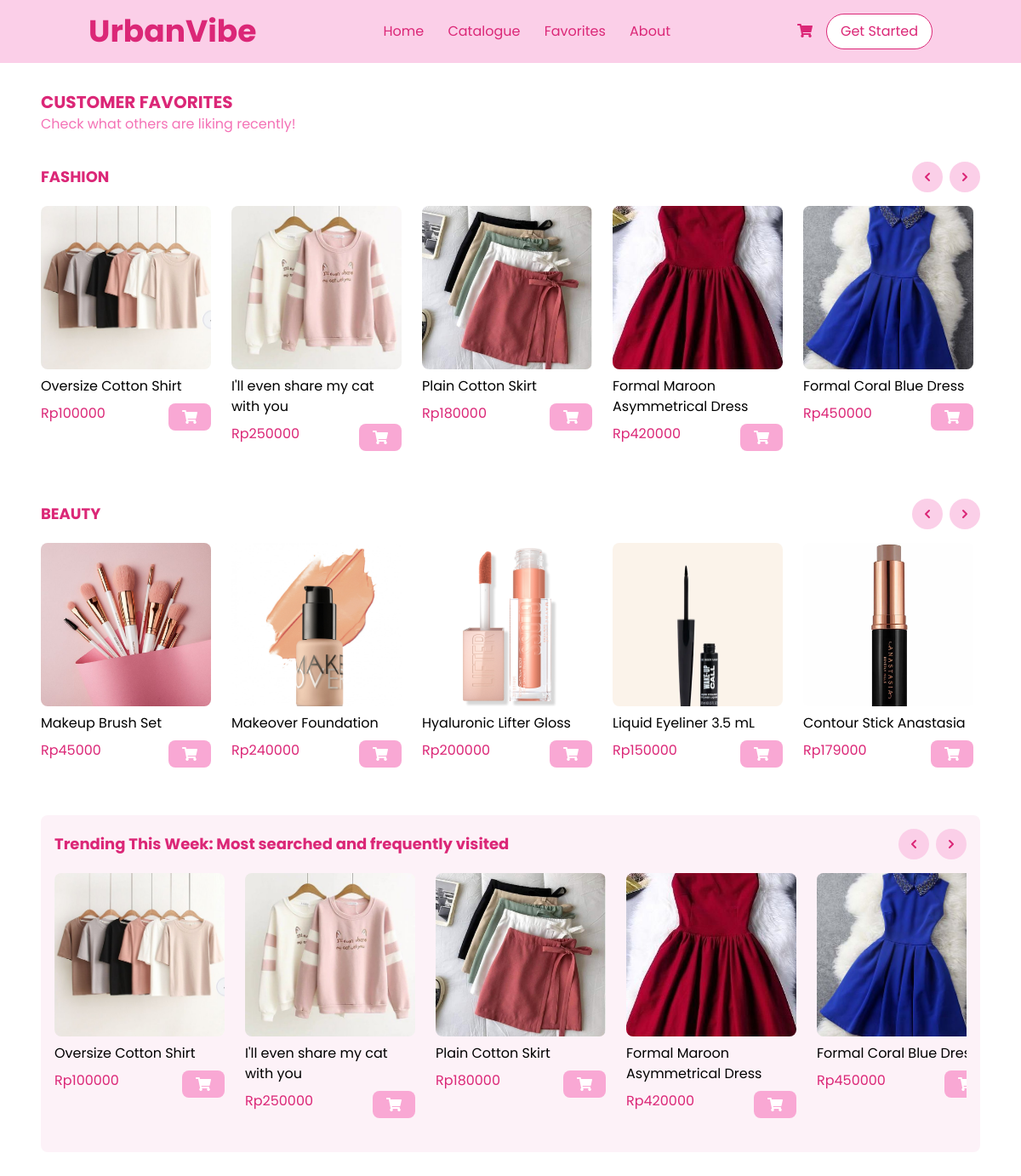
The app's page /favorites/ with its own data.
### WebPage/models.py (models this page shows, shortened)
class Product(models.Model):
    product_id = models.AutoField(primary_key=True)
    name = models.CharField(max_length=255)
    description = models.TextField()
    price = models.PositiveIntegerField()
    stock = models.PositiveIntegerField()
    class Meta:
        abstract = True

class Fashion(Product):
    sub_category = models.CharField(max_length=20, choices=FashionSubCategory.choices)
    color = MultiSelectField(choices=COLOR_CHOICES, max_length=100)  # Allows multiple colors
    size = MultiSelectField(choices=SIZE_CHOICES, max_length=50)  # Allows multiple sizes
    fashion_type = models.CharField(max_length=15, null=True, blank=True, choices=FashionType.choices)

class ProductImage(models.Model):
    fashion = models.ForeignKey(Fashion, on_delete=models.CASCADE, related_name='images', null=True, blank=True)
    beauty = models.ForeignKey(Beauty, on_delete=models.CASCADE, related_name='images', null=True, blank=True)
    accessories = models.ForeignKey(Accessories, on_delete=models.CASCADE, related_name='images', null=True, blank=True)
    image = models.ImageField(upload_to='product_images/')

class Beauty(Product):
    class BeautyType(models.TextChoices):
        FACE = "Face", "Face"
        EYE = "Eye", "Eye"
        LIPS = "Lips", "Lips"
    makeup_type = models.CharField(max_length=20, choices=BeautyType.choices)

### WebPage/views.py (the view)
# urls.py: path('favorites/', views.favorites, name='favorites'),
def favorites(request):
    fashion_products = Fashion.objects.order_by('-product_id')[:8]
    beauty_products = Beauty.objects.order_by('-product_id')[:8]
    trending_fashion = Fashion.objects.order_by('-product_id')[:5]
    trending_beauty = Beauty.objects.order_by('-product_id')[:3]
    trending_products = list(trending_fashion) + list(trending_beauty)
    for product in fashion_products:
        if not product.images.exists():
            ProductImage.objects.create(
                fashion=product,
                image='product_images/placeholder.jpg'
            )
    for product in beauty_products:
        if not product.images.exists():
            ProductImage.objects.create(
                beauty=product,
                image='product_images/placeholder.jpg'
            )
    context = {
        'fashion_products': fashion_products,
        'beauty_products': beauty_products,
        'trending_products': trending_products,
    }
    return render(request, 'WebPage/favorites.html', context)

### templates/WebPage/favorites.html (shortened to what this page needs)
{% extends 'base.html' %}
{% load static %}
{% block content %}
<main class="p-8">
    <section>
        <h2 class="text-xl font-bold text-pink-600">CUSTOMER FAVORITES</h2>
        <p class="text-pink-400">Check what others are liking recently!</p>
    </section>
    <section class="mt-8">
        <div class="flex items-center justify-between">
            <h3 class="text-lg font-bold text-pink-600">FASHION</h3>
            <div class="flex space-x-2">
                <button id="fashion-prev" class="bg-pink-200 hover:bg-pink-300 text-pink-600 p-2 rounded-full">
                    <svg xmlns="http://www.w3.org/2000/svg" class="h-5 w-5" viewBox="0 0 20 20" fill="currentColor">
                        <path fill-rule="evenodd" d="M12.707 5.293a1 1 0 010 1.414L9.414 10l3.293 3.293a1 1 0 01-1.414 1.414l-4-4a1 1 0 010-1.414l4-4a1 1 0 011.414 0z" clip-rule="evenodd" />
                    </svg>
                </button>
                <button id="fashion-next" class="bg-pink-200 hover:bg-pink-300 text-pink-600 p-2 rounded-full">
                    <svg xmlns="http://www.w3.org/2000/svg" class="h-5 w-5" viewBox="0 0 20 20" fill="currentColor">
                        <path fill-rule="evenodd" d="M7.293 14.707a1 1 0 010-1.414L10.586 10 7.293 6.707a1 1 0 011.414-1.414l4 4a1 1 0 010 1.414l-4 4a1 1 0 01-1.414 0z" clip-rule="evenodd" />
                    </svg>
                </button>
            </div>
        </div>
        <div class="mt-4 relative">
            <div id="fashion-slider" class="flex overflow-x-scroll pb-6 hide-scrollbar">
                <div class="flex flex-nowrap space-x-6">
                    {% for product in fashion_products %}
                    <div class="inline-block min-w-[200px]">
                        {% if product.images.first %}
                        <img class="w-full h-48 object-cover rounded-lg" src="{{ product.images.first.image.url }}" alt="{{ product.name }}">
                        {% else %}
                        <div class="w-full h-48 bg-gray-200 rounded-lg flex items-center justify-center">
                            <span class="text-gray-500">No image available</span>
                        </div>
                        {% endif %}
                        <h4 class="mt-2">{{ product.name }}</h4>
                        <div class="flex justify-between items-center">
                            <p class="text-pink-600">Rp{{ product.price }}</p>
                            <button class="mt-2 bg-pink-300 text-white py-2 px-4 rounded-lg flex items-center justify-center">
                                <i class="fas fa-shopping-cart"></i>
                            </button>
                        </div>
                    </div>
                    {% empty %}
                    <p>No fashion products available.</p>
                    {% endfor %}
                </div>
            </div>
        </div>
    </section>
    <section class="mt-8">
        <div class="flex items-center justify-between">
            <h3 class="text-lg font-bold text-pink-600">BEAUTY</h3>
            <div class="flex space-x-2">
                <button id="beauty-prev" class="bg-pink-200 hover:bg-pink-300 text-pink-600 p-2 rounded-full">
                    <svg xmlns="http://www.w3.org/2000/svg" class="h-5 w-5" viewBox="0 0 20 20" fill="currentColor">
                        <path fill-rule="evenodd" d="M12.707 5.293a1 1 0 010 1.414L9.414 10l3.293 3.293a1 1 0 01-1.414 1.414l-4-4a1 1 0 010-1.414l4-4a1 1 0 011.414 0z" clip-rule="evenodd" />
                    </svg>
                </button>
                <button id="beauty-next" class="bg-pink-200 hover:bg-pink-300 text-pink-600 p-2 rounded-full">
                    <svg xmlns="http://www.w3.org/2000/svg" class="h-5 w-5" viewBox="0 0 20 20" fill="currentColor">
                        <path fill-rule="evenodd" d="M7.293 14.707a1 1 0 010-1.414L10.586 10 7.293 6.707a1 1 0 011.414-1.414l4 4a1 1 0 010 1.414l-4 4a1 1 0 01-1.414 0z" clip-rule="evenodd" />
                    </svg>
                </button>
            </div>
        </div>
        <div class="mt-4 relative">
            <div id="beauty-slider" class="flex overflow-x-scroll pb-6 hide-scrollbar">
                <div class="flex flex-nowrap space-x-6">
                    {% for product in beauty_products %}
                    <div class="inline-block min-w-[200px]">
                        {% if product.images.first %}
                        <img class="w-full h-48 object-cover rounded-lg" src="{{ product.images.first.image.url }}" alt="{{ product.name }}">
                        {% else %}
                        <div class="w-full h-48 bg-gray-200 rounded-lg flex items-center justify-center">
                            <span class="text-gray-500">No image available</span>
                        </div>
                        {% endif %}
                        <h4 class="mt-2">{{ product.name }}</h4>
                        <div class="flex justify-between items-center">
                            <p class="text-pink-600">Rp{{ product.price }}</p>
                            <button class="mt-2 bg-pink-300 text-white py-2 px-4 rounded-lg flex items-center justify-center">
                                <i class="fas fa-shopping-cart"></i>
                            </button>
                        </div>
                    </div>
                    {% empty %}
                    <p>No beauty products available.</p>
                    {% endfor %}
                </div>
            </div>
        </div>
    </section>
    <section class="mt-8 bg-pink-50 p-4 rounded-lg">
        <div class="flex items-center justify-between">
            <h3 class="text-lg font-bold text-pink-600">Trending This Week: Most searched and frequently visited</h3>
            <div class="flex space-x-2">
                <button id="trending-prev" class="bg-pink-200 hover:bg-pink-300 text-pink-600 p-2 rounded-full">
                    <svg xmlns="http://www.w3.org/2000/svg" class="h-5 w-5" viewBox="0 0 20 20" fill="currentColor">
                        <path fill-rule="evenodd" d="M12.707 5.293a1 1 0 010 1.414L9.414 10l3.293 3.293a1 1 0 01-1.414 1.414l-4-4a1 1 0 010-1.414l4-4a1 1 0 011.414 0z" clip-rule="evenodd" />
                    </svg>
                </button>
                <button id="trending-next" class="bg-pink-200 hover:bg-pink-300 text-pink-600 p-2 rounded-full">
                    <svg xmlns="http://www.w3.org/2000/svg" class="h-5 w-5" viewBox="0 0 20 20" fill="currentColor">
                        <path fill-rule="evenodd" d="M7.293 14.707a1 1 0 010-1.414L10.586 10 7.293 6.707a1 1 0 011.414-1.414l4 4a1 1 0 010 1.414l-4 4a1 1 0 01-1.414 0z" clip-rule="evenodd" />
                    </svg>
                </button>
            </div>
        </div>
        <div class="mt-4 relative">
            <div id="trending-slider" class="flex overflow-x-scroll pb-6 hide-scrollbar">
                <div class="flex flex-nowrap space-x-6">
                    {% for product in trending_products %}
                    <div class="inline-block min-w-[200px]">
                        {% if product.images.first %}
                        <img class="w-full h-48 object-cover rounded-lg" src="{{ product.images.first.image.url }}" alt="{{ product.name }}">
                        {% else %}
                        <div class="w-full h-48 bg-gray-200 rounded-lg flex items-center justify-center">
                            <span class="text-gray-500">No image available</span>
                        </div>
                        {% endif %}
                        <h4 class="mt-2">{{ product.name }}</h4>
                        <div class="flex justify-between items-center">
                            <p class="text-pink-600">Rp{{ product.price }}</p>
                            <button class="mt-2 bg-pink-300 text-white py-2 px-4 rounded-lg flex items-center justify-center">
                                <i class="fas fa-shopping-cart"></i>
                            </button>
                        </div>
                    </div>
                    {% empty %}
                    <p>No trending products available.</p>
                    {% endfor %}
                </div>
            </div>
        </div>
    </section>
</main>
{% endblock %}

### templates/base.html (shortened to what this page needs)
{% load static %}
<!DOCTYPE html>
<html lang="en">
<head>
    <link rel="stylesheet" href="{% static 'assets/css/styles.css' %}">
    <script src="https://cdn.tailwindcss.com"></script>
    <link rel="stylesheet" href="https://cdnjs.cloudflare.com/ajax/libs/font-awesome/5.15.3/css/all.min.css"/>
</head>
<body>
    <header class="bg-pink-200 py-4">
        <div class="container mx-auto flex justify-between items-center px-4">
            <a class="text-4xl font-bold text-pink-600" href="{% url 'index' %}">
                UrbanVibe
            </a>
            <nav class="space-x-6">
                <a class="text-pink-600 hover:text-pink-800" href="{% url 'index' %}">Home</a>
                <a class="text-pink-600 hover:text-pink-800" href="{% url 'catalogue' %}">Catalogue</a>
                <a class="text-pink-600 hover:text-pink-800" href="{% url 'favorites' %}">Favorites</a>
                <a class="text-pink-600 hover:text-pink-800" href="{% url 'about_us' %}">About</a>
            </nav>
            <div class="flex items-center space-x-4">
                <a href="{% url 'shoppingcart' %}">
                    <i class="fas fa-shopping-cart text-pink-600"></i>
                </a>
                {% if user.is_authenticated %}
                    <a href="{% url 'profile' %}" class="w-10 h-10 rounded-full bg-pink-600 flex items-center justify-center text-white font-bold">
                        {{ user.full_name|slice:":1" }}
                    </a>
                {% else %}
                    <a href="{% url 'login' %}" class="bg-white text-pink-600 border border-pink-600 px-4 py-2 rounded-full hover:bg-pink-600 hover:text-white">
                        Get Started
                    </a>
                {% endif %}
            </div>
        </div>
    </header>
    <main class="min-h-screen mx-auto max-w-[1320px] px-4">
        {% block content %}
        {% endblock %}
    </main>
</body>
</html>

### static/assets/css/styles.css (style rules this page uses)
body { font-family: 'Poppins', sans-serif; margin: 0; padding: 0; background-color: #fff; }
header { display: flex; justify-content: space-between; align-items: center; padding: 15px 50px; background-color: #FEC8D8; color: #E91E63; }
button { background-color: #E91E63; color: white; font-size: 14px; font-weight: 700; padding: 10px 20px; border: none; border-radius: 20px; cursor: pointer; transition: background-color 0.3s ease; }

### templates/WebPage/favorites.html (style rules this page uses)
.hide-scrollbar { -ms-overflow-style: none; scrollbar-width: none; }

### records on screen
Fashion: images.first.image (picture), name "Oversize Cotton Shirt", price "100000"
Fashion: images.first.image (picture), name "I'll even share my cat with you", price "250000"
Fashion: images.first.image (picture), name "Plain Cotton Skirt", price "180000"
Fashion: images.first.image (picture), name "Formal Maroon Asymmetrical Dress", price "420000"
Fashion: images.first.image (picture), name "Formal Coral Blue Dress", price "450000", name "Formal Coral Blue…"
Beauty: images.first.image (picture), name "Makeup Brush Set", price "45000"
Beauty: images.first.image (picture), name "Makeover Foundation", price "240000"
Beauty: images.first.image (picture), name "Hyaluronic Lifter Gloss", price "200000"
Beauty: images.first.image (picture), name "Liquid Eyeliner 3.5 mL", price "150000"
Beauty: images.first.image (picture), name "Contour Stick Anastasia", price "179000"
